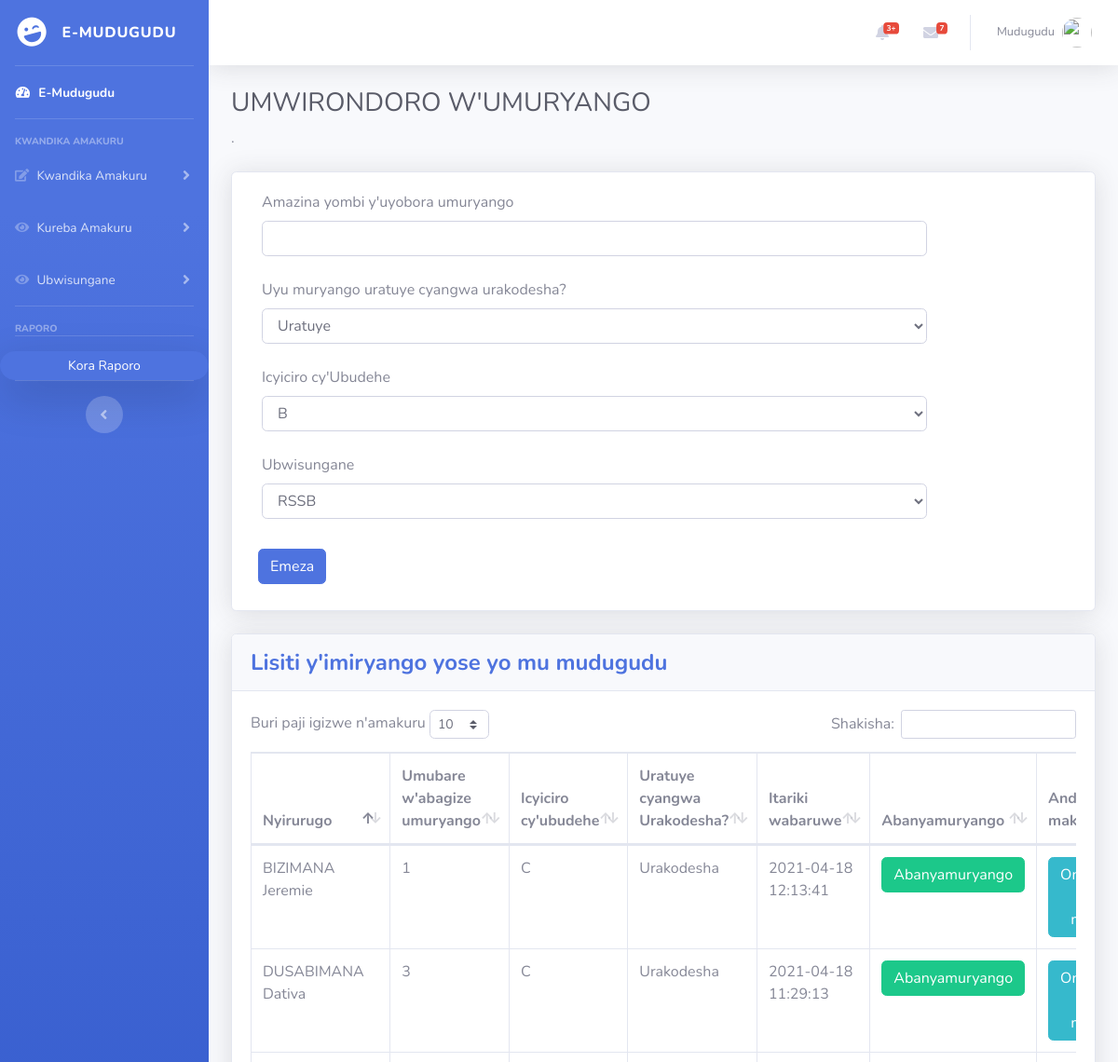
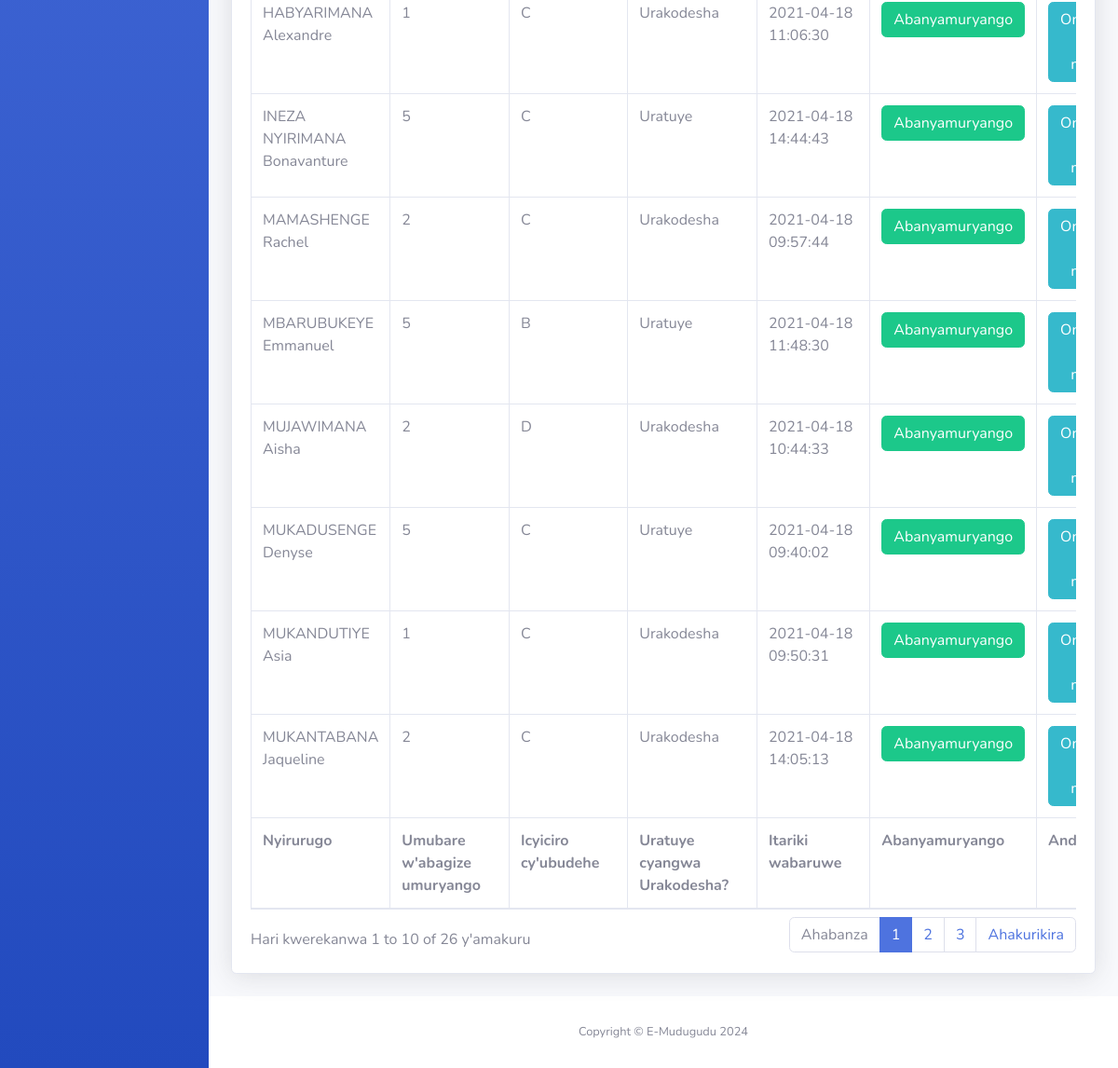
Screenshot of /kwinjiza_umuryango.php (signed in) with the database file from the repository (2 pictures, top to bottom).
### tables this page shows
CREATE TABLE `umuryango` (
  `umuryango_id` int(255) NOT NULL,
  `umuryango_chef` varchar(255) NOT NULL,
  `status_tura_kodesha` varchar(255) NOT NULL,
  `ibyiciro_id` int(255) DEFAULT NULL,
  `ubwisungane_id` int(11) NOT NULL,
  `reg_datetime` datetime DEFAULT NULL
);

CREATE TABLE `ibyiciro` (
  `ibyiciro_id` int(255) NOT NULL,
  `ibyiciro_name` varchar(255) NOT NULL,
  `ibyiciro_details` varchar(255) NOT NULL
);

### kwinjiza_umuryango.php (the view, shortened to what this page needs)
<!DOCTYPE html>
<html lang="en">
<head>
  <link href="vendor/fontawesome-free/css/all.min.css" rel="stylesheet" type="text/css">
  <link href="css/sb-admin-2.min.css" rel="stylesheet">
  <link href="vendor/datatables/dataTables.bootstrap4.min.css" rel="stylesheet">
</head>
<body id="page-top" onload="Nodd()">
  <div id="wrapper">
    <?php include 'sidebar.php';?>
    <div id="content-wrapper" class="d-flex flex-column">
      <div id="content">
        <?php include 'topbar.php';?>
        <div class="container-fluid">
          <h1 class="h3 mb-2 text-gray-800">UMWIRONDORO W'UMURYANGO</h1>
          <p class="mb-4"> .</p>
          <div class="card shadow mb-4">
            <div class="card-body">
                  <form action="" method="post">
                 <div class="col-lg-10 col-md-10">
                  <label for="dob">Amazina yombi y'uyobora umuryango</label>
                  <input type="text" class="form-control" placeholder="" name="chefname" required></div>
                  <br>
                  <div class="col-lg-10 col-md-10">
                    <label for="status">Uyu muryango uratuye cyangwa urakodesha?</label>
                    <select class="form-control" name="status">
                      <option value="Uratuye">Uratuye</option>
                    </select>
                  </div>
                  <br>
                  <div class="col-lg-10 col-md-10">
                   <label for="ubudehe">Icyiciro cy'Ubudehe</label>
                   <select name='ubudehe' class='form-control'>";
                     <?php
                   $connect = new mysqli("localhost","root","","umudugudu",3306);
                   $queryIbyiciroId = $connect -> query("SELECT `ibyiciro_id` FROM `ibyiciro` ORDER BY `ibyiciro_id` ASC");
                   $queryIbyiciroName = $connect -> query("SELECT `ibyiciro_name` FROM `ibyiciro` ORDER BY `ibyiciro_id` ASC");
                   $arrayIbyiciroId = Array();
                   $arrayIbyiciroName = Array();
                   while($result = $queryIbyiciroId -> fetch_assoc()){
                       $arrayIbyiciroId[] = $result['ibyiciro_id'];
                   }
                   while($result = $queryIbyiciroName -> fetch_assoc()){
                       $arrayIbyiciroName[] = $result['ibyiciro_name'];
                   }
                   $arrayIbyiciroName = array_reverse($arrayIbyiciroName);
                   $arrayIbyiciroId = array_reverse($arrayIbyiciroId);
                   $size = sizeof($arrayIbyiciroId);
                   $sizeTemp = $size - 1;
                   for ($sizeTemp; $sizeTemp >=0; $sizeTemp--){
                       echo "<option value='$arrayIbyiciroId[$sizeTemp]'>$arrayIbyiciroName[$sizeTemp]</option>";
                   }
                   ?>
                 </select></div>
                 <br>
                 <div class="col-lg-10 col-md-10">
                  <label for="ubwisungane">Ubwisungane</label>
                  <select name='ubwisungane' class='form-control'>";
                    <?php
                  $connect = new mysqli("localhost","root","","umudugudu",3306);
                  $queryUbwisunganeId = $connect -> query("SELECT `ubwisungane_id` FROM `ubwisungane` ORDER BY `ubwisungane_id` ASC");
                  $queryUbwisunganeName = $connect -> query("SELECT `ubwisungane_name` FROM `ubwisungane` ORDER BY `ubwisungane_id` ASC");
                  $arrayUbwisunganeId = Array();
                  $arrayUbwisunganeName = Array();
                  while($result = $queryUbwisunganeId -> fetch_assoc()){
                      $arrayUbwisunganeId[] = $result['ubwisungane_id'];
                  }
                  while($result = $queryUbwisunganeName -> fetch_assoc()){
                      $arrayUbwisunganeName[] = $result['ubwisungane_name'];
                  }
                  $arrayUbwisunganeName = array_reverse($arrayUbwisunganeName);
                  $arrayUbwisunganeId = array_reverse($arrayUbwisunganeId);
                  $size = sizeof($arrayUbwisunganeId);
                  $sizeTemp = $size - 1;
                  for ($sizeTemp; $sizeTemp >=0; $sizeTemp--){
                      echo "<option value='$arrayUbwisunganeId[$sizeTemp]'>$arrayUbwisunganeName[$sizeTemp]</option>";
                  }
                  ?>
                </select></div>
                <br>
                <button type="submit" class="btn btn-primary m-2" name="injiza">Emeza</button>
                </form>
              </div>
                </div>
                <div class="card shadow mb-4">
                  <div class="card-header py-3">
                    <h4 class="m-0 font-weight-bold text-primary">Lisiti y'imiryango yose yo mu mudugudu</h4>
                  </div>
                  <div class="card-body">
                    <div class="table-responsive">
                      <table class="table table-bordered" id="dataTable" width="100%" cellspacing="0">
                        <thead>
                          <tr>
                            <th>Nyirurugo</th>
                            <th>Umubare w'abagize umuryango</th>
                            <th>Icyiciro cy'ubudehe</th>
                            <th>Uratuye cyangwa Urakodesha?</th>
                            <th>Itariki wabaruwe</th>
                            <th>Abanyamuryango</th>
                            <th>Andi makuru</th>
                          </tr>
                        </thead>
                        <tfoot>
                          <tr>
                            <th>Nyirurugo</th>
                            <th>Umubare w'abagize umuryango</th>
                            <th>Icyiciro cy'ubudehe</th>
                            <th>Uratuye cyangwa Urakodesha?</th>
                            <th>Itariki wabaruwe</th>
                            <th>Abanyamuryango</th>
                            <th>Andi makuru</th>
                          </tr>
                        </tfoot>
                        <tbody>
                           <?php
                             $sql="SELECT umuryango_id, umuryango_chef, ibyiciro_name, reg_datetime, status_tura_kodesha FROM umuryango, ibyiciro WHERE umuryango.ibyiciro_id = ibyiciro.ibyiciro_id";
                              $result=mysqli_query($connection,$sql);
                              $checkresult=mysqli_num_rows($result);
                              if ($checkresult > 0) {
                                while ($row=mysqli_fetch_array($result)) {
                                  echo"<tr>
                                          <td>".$row['umuryango_chef']."</td>";
                                          $familyID = $row['umuryango_id'];
                                          $checkIfResult = mysqli_query($connection,"SELECT * FROM umuturage WHERE umuryango_id = $familyID");
                                          if(mysqli_num_rows($checkIfResult)>0)
                                          {
                                            $countResult=mysqli_query($connection,"SELECT count(*) as total from umuturage WHERE umuryango_id = $familyID");
                                            $all=mysqli_fetch_assoc($countResult);
                                            $abanyamuryango = $all['total'];
                                            echo "<td>$abanyamuryango</td>";
                                          }
                                          else if(mysqli_num_rows($checkIfResult)==0)
                                          {
                                            echo "<td>Nta banyamuryango barashirwa muri sisiteme</td>";
                                          }
                                    echo "<td>".$row['ibyiciro_name']."</td>";
                                    echo "<td>".$row['status_tura_kodesha']."</td>";
                                    echo "<td>".$row['reg_datetime']."</td>";
                                    echo "<td><a class='btn btn-success' href='kwinjiza_umuturage.php?umuryango_id=$familyID'>Abanyamuryango</a></td>";
                                    $resultAdd=mysqli_query($connection,"SELECT * FROM andi_makuru_umuryango WHERE umuryango_id = $familyID");
                                    if(mysqli_num_rows($resultAdd)>0)
                                    {
                                      echo"<td><a href='guhindura_umuryango.php?umuryango_id=$familyID' class='btn btn-primary btn-block'>Andi makuru</a></td>";
                                      echo"<td><a href='gusiba.php?umuryango_id=$familyID' class='btn btn-danger btn-block'>Siba</a></td>";
                                    }
                                    else if(mysqli_num_rows($resultAdd)==0)
                                    {
                                      echo"<td><a href='andi_makuru_umuryango.php?umuryango_id=$familyID' class='btn btn-info btn-block'>Ongeramo andi makuru</a></td>";
                                    }
                                    echo "</tr>";
                                }
                              }
                              ?>
                        </tbody>
                      </table>
                    </div>
                  </div>
                </div>
              </div>
            </div>
      <footer class="sticky-footer bg-white">
        <div class="container my-auto">
          <div class="copyright text-center my-auto">
            <span>Copyright &copy; E-Mudugudu <?php echo date('Y');?></span>
          </div>
        </div>
      </footer>
</body>
</html>

### sidebar.php (shortened to what this page needs)
<ul class="navbar-nav bg-gradient-primary sidebar sidebar-dark accordion" id="accordionSidebar">
  <a class="sidebar-brand d-flex align-items-center justify-content-center" href="ishusho.php">
    <div class="sidebar-brand-icon rotate-n-15">
      <i class="fas fa-laugh-wink"></i>
    </div>
    <div class="sidebar-brand-text mx-3">E-Mudugudu </div>
  </a>
  <hr class="sidebar-divider my-0">
  <li class="nav-item active">
    <a class="nav-link" href="ishusho.php">
      <i class="fas fa-fw fa-tachometer-alt"></i>
      <span>E-Mudugudu</span></a>
  </li>
  <hr class="sidebar-divider">
  <div class="sidebar-heading">
    Kwandika amakuru
  </div>
  <li class="nav-item">
    <a class="nav-link collapsed" href="#" data-toggle="collapse" data-target="#collapseTwo" aria-expanded="true" aria-controls="collapseTwo">
      <i class="fa fa-edit"></i>
      <span>Kwandika Amakuru</span>
    </a>
  </li>
  <li class="nav-item">
    <a class="nav-link collapsed" href="#" data-toggle="collapse" data-target="#collapseUtilities" aria-expanded="true" aria-controls="collapseUtilities">
      <i class="fas fa-eye"></i>
      <span>Kureba Amakuru</span>
    </a>
  </li>
  <li class="nav-item">
    <a class="nav-link collapsed" href="#" data-toggle="collapse" data-target="#collapseUbwisungane" aria-expanded="true" aria-controls="collapseUtilities">
      <i class="fas fa-eye"></i>
      <span>Ubwisungane</span>
    </a>
  </li>
  <hr class="sidebar-divider">
  <div class="sidebar-heading">
    Raporo
  </div>
  <hr class="sidebar-divider d-none d-md-block">
<a href="report.php" class="d-none d-lg-inline-block btn btn-sm btn-primary shadow-lg rounded-pill"> Kora Raporo</a>
  <hr class="sidebar-divider d-none d-md-block">
  <div class="text-center d-none d-md-inline">
    <button class="rounded-circle border-0" id="sidebarToggle"></button>
  </div>
</ul>

### topbar.php (shortened to what this page needs)
<nav class="navbar navbar-expand navbar-light bg-white topbar mb-4 static-top shadow">
  <ul class="navbar-nav ml-auto">
    <li class="nav-item dropdown no-arrow mx-1">
      <a class="nav-link dropdown-toggle" href="#" id="alertsDropdown" role="button" data-toggle="dropdown" aria-haspopup="true" aria-expanded="false">
        <i class="fas fa-bell fa-fw"></i>
        <span class="badge badge-danger badge-counter">3+</span>
      </a>
    </li>
    <li class="nav-item dropdown no-arrow mx-1">
      <a class="nav-link dropdown-toggle" href="#" id="messagesDropdown" role="button" data-toggle="dropdown" aria-haspopup="true" aria-expanded="false">
        <i class="fas fa-envelope fa-fw"></i>
        <span class="badge badge-danger badge-counter">7</span>
      </a>
    </li>
    <li class="nav-item dropdown no-arrow">
      <a class="nav-link dropdown-toggle" href="#" id="userDropdown" role="button" data-toggle="dropdown" aria-haspopup="true" aria-expanded="false">
        <span class="mr-2 d-none d-lg-inline text-gray-600 small">Mudugudu</span>
        <img class="img-profile rounded-circle" src="https://source.unsplash.com/QAB-WJcbgJk/60x60">
      </a>
    </li>
  </ul>
</nav>

### rows the page displays
umuryango: umuryango_chef "MUKADUSENGE Denyse", abanyamuryango "5", ibyiciro.ibyiciro_name "C", status_tura_kodesha "Uratuye", reg_datetime "2021-04-18 09:40:02"
umuryango: umuryango_chef "MUKANDUTIYE Asia", abanyamuryango "1", ibyiciro.ibyiciro_name "C", status_tura_kodesha "Urakodesha", reg_datetime "2021-04-18 09:50:31"
umuryango: umuryango_chef "MAMASHENGE Rachel", abanyamuryango "2", ibyiciro.ibyiciro_name "C", status_tura_kodesha "Urakodesha", reg_datetime "2021-04-18 09:57:44"
umuryango: umuryango_chef "MUJAWIMANA Aisha", abanyamuryango "2", ibyiciro.ibyiciro_name "D", status_tura_kodesha "Urakodesha", reg_datetime "2021-04-18 10:44:33"
umuryango: umuryango_chef "HABYARIMANA Alexandre", abanyamuryango "1", ibyiciro.ibyiciro_name "C", status_tura_kodesha "Urakodesha", reg_datetime "2021-04-18 11:06:30"
umuryango: umuryango_chef "DUSABIMANA Dativa", abanyamuryango "3", ibyiciro.ibyiciro_name "C", status_tura_kodesha "Urakodesha", reg_datetime "2021-04-18 11:29:13"
umuryango: umuryango_chef "MBARUBUKEYE Emmanuel", abanyamuryango "5", ibyiciro.ibyiciro_name "B", status_tura_kodesha "Uratuye", reg_datetime "2021-04-18 11:48:30"
umuryango: umuryango_chef "BIZIMANA Jeremie", abanyamuryango "1", ibyiciro.ibyiciro_name "C", status_tura_kodesha "Urakodesha", reg_datetime "2021-04-18 12:13:41"
umuryango: umuryango_chef "MUKANTABANA Jaqueline", abanyamuryango "2", ibyiciro.ibyiciro_name "C", status_tura_kodesha "Urakodesha", reg_datetime "2021-04-18 14:05:13"
umuryango: umuryango_chef "INEZA NYIRIMANA Bonavanture", abanyamuryango "5", ibyiciro.ibyiciro_name "C", status_tura_kodesha "Uratuye", reg_datetime "2021-04-18 14:44:43"

### other values shown
form field ubudehe "B"
form field ubwisungane "RSSB"
